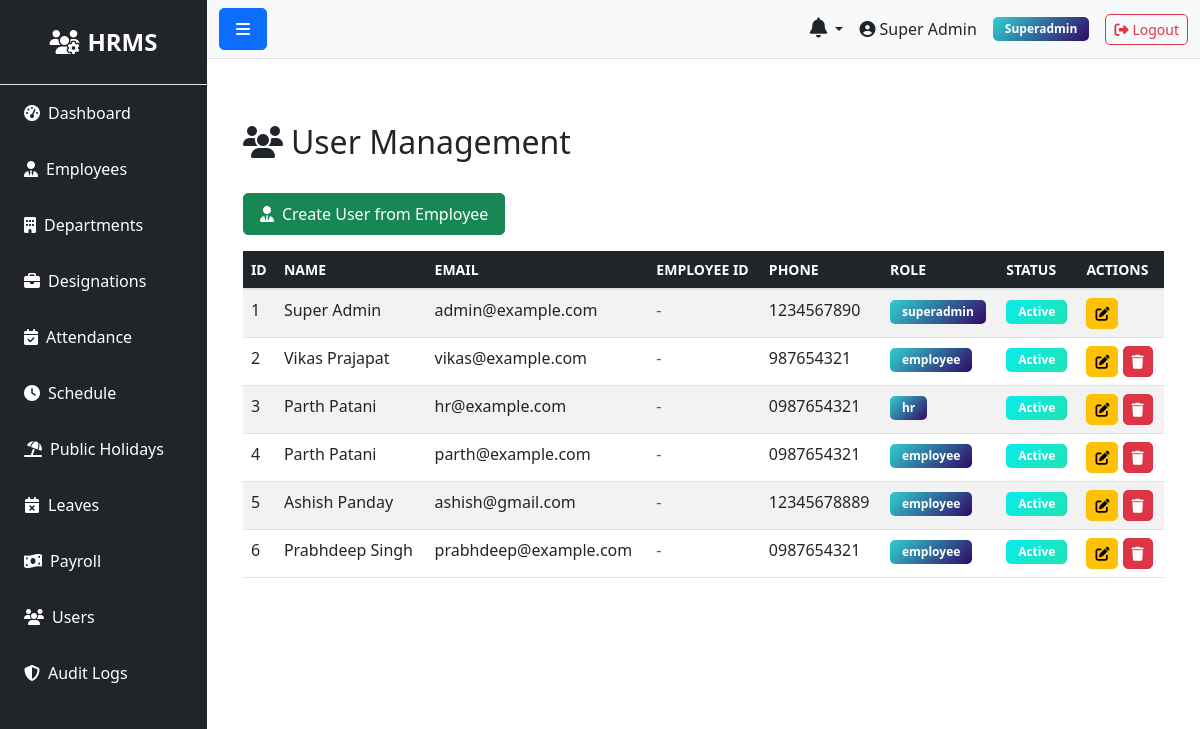
The app's page /user/ (signed in), older data.
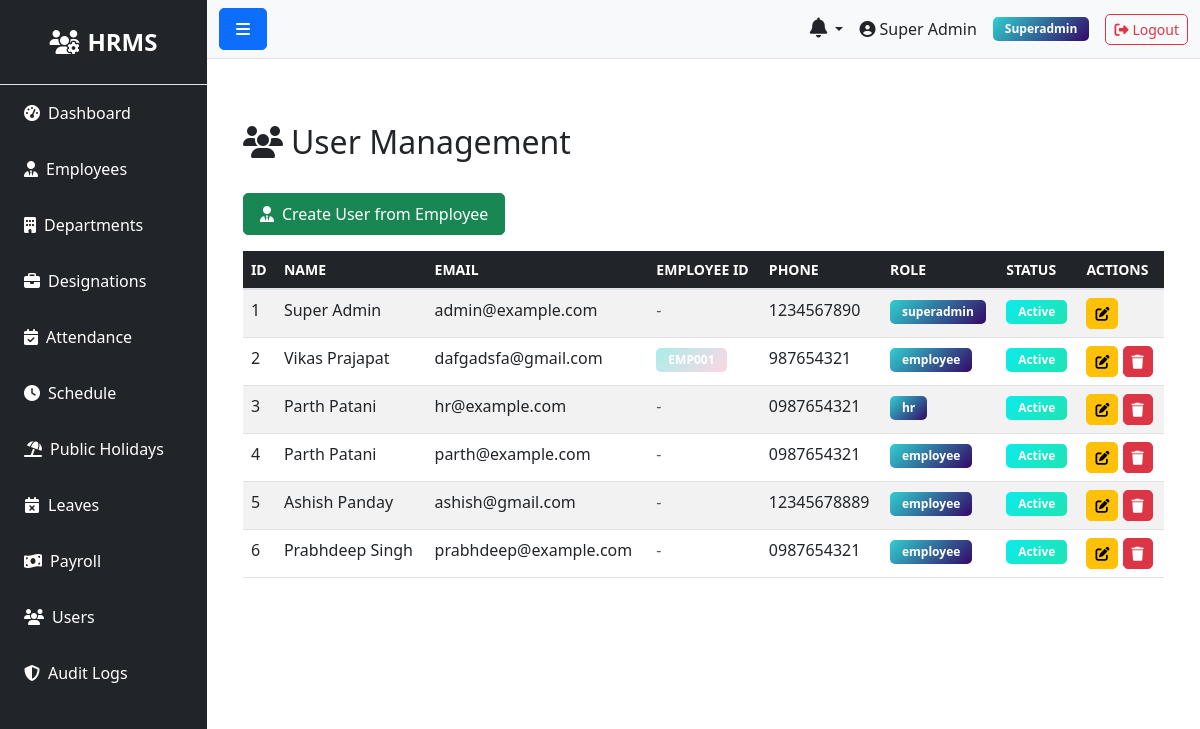
The same page, newer data.
### models.py (models this page shows, shortened)
class User(UserMixin, db.Model):
    __tablename__ = 'users'
    id = db.Column(db.Integer, primary_key=True)
    role_id = db.Column(db.Integer, db.ForeignKey('roles.id'), nullable=False)
    name = db.Column(db.String(100), nullable=False)
    email = db.Column(db.String(100), unique=True, nullable=False)
    phone = db.Column(db.String(20))
    status = db.Column(db.String(20), default='active')
    password = db.Column(db.String(255), nullable=False)
    remember_token = db.Column(db.String(100))
    email_verified_at = db.Column(db.DateTime)
    created_at = db.Column(db.DateTime, default=datetime.utcnow)
    updated_at = db.Column(db.DateTime, default=datetime.utcnow, onupdate=datetime.utcnow)

class Role(db.Model):
    __tablename__ = 'roles'
    id = db.Column(db.Integer, primary_key=True)
    name = db.Column(db.String(50), unique=True, nullable=False)
    description = db.Column(db.Text)
    created_at = db.Column(db.DateTime, default=datetime.utcnow)
    updated_at = db.Column(db.DateTime, default=datetime.utcnow, onupdate=datetime.utcnow)
    users = db.relationship('User', backref='role', lazy=True)

class Employee(db.Model):
    __tablename__ = 'employees'
    id = db.Column(db.Integer, primary_key=True)
    department_id = db.Column(db.Integer, db.ForeignKey('departments.id'))
    designation_id = db.Column(db.Integer, db.ForeignKey('designations.id'))
    schedule_id = db.Column(db.Integer, db.ForeignKey('schedules.id'))
    firstname = db.Column(db.String(100), nullable=False)
    lastname = db.Column(db.String(100), nullable=False)
    unique_id = db.Column(db.String(50), unique=True)
    email = db.Column(db.String(100), unique=True)
    phone = db.Column(db.String(20))
    address = db.Column(db.Text)
    dob = db.Column(db.Date)
    gender = db.Column(db.String(10))
    religion = db.Column(db.String(50))
    marital = db.Column(db.String(20))
    image = db.Column(db.String(255))  # Store image filename
    aadhar_file = db.Column(db.String(255))
    resume_file = db.Column(db.String(255))
    status = db.Column(db.String(20), default='active')
    created_at = db.Column(db.DateTime, default=datetime.utcnow)
    updated_at = db.Column(db.DateTime, default=datetime.utcnow, onupdate=datetime.utcnow)
    attendances = db.relationship('Attendance', backref='employee', lazy=True, cascade='all, delete-orphan')
    checks = db.relationship('Check', backref='employee', lazy=True, cascade='all, delete-orphan')
    salary = db.relationship('Salary', backref='employee', uselist=False, cascade='all, delete-orphan')
    leaves = db.relationship('Leave', backref='employee', lazy=True, cascade='all, delete-orphan')
    late_times = db.relationship('LateTime', backref='employee', lazy=True, cascade='all, delete-orphan')
    over_times = db.relationship('OverTime', backref='employee', lazy=True, cascade='all, delete-orphan')
    payrolls = db.relationship('Payroll', backref='employee', lazy=True, cascade='all, delete-orphan')
    documents = db.relationship('Document', backref='employee', lazy=True, cascade='all, delete-orphan')
    reviews = db.relationship('PerformanceReview', backref='employee', lazy=True, cascade='all, delete-orphan', foreign_keys='PerformanceReview.employee_id')

### routes/user.py (the view)
@bp.route('/')
@login_required
@superadmin_required
def index():
    if not current_user.is_authenticated or current_user.role.name != 'superadmin':
        flash('Access denied', 'danger')
        return redirect(url_for('auth.login'))
    users = User.query.all()
    user_employee_map = {}
    for user in users:
        if user.role.name == 'employee':
            emp = Employee.query.filter_by(email=user.email).first()
            if not emp and '@' in user.email:
                uid = user.email.split('@')[0]
                emp = Employee.query.filter_by(unique_id=uid).first()
            if emp:
                user_employee_map[user.id] = emp
    return render_template('admin/user/index.html', users=users, user_employee_map=user_employee_map)

### app.py (called while the page is built)
@login_manager.user_loader
def load_user(user_id):
    try:
        return db.session.get(User, int(user_id))
    except Exception as e:
        app.logger.error(f'Error loading user {user_id}: {str(e)}')
        return None

@app.context_processor
def inject_user():
    pending_leaves = 0
    unread_notifications_count = 0
    recent_notifications = []
    try:
        if current_user.is_authenticated:
            if getattr(current_user, 'role', None) and current_user.role.name in ['superadmin', 'hr']:
                from models import Leave
                pending_leaves = Leave.query.filter_by(status='pending').count()
            unread_notifications_count = Notification.query.filter_by(user_id=current_user.id, is_read=False).count()
            recent_notifications = Notification.query.filter_by(user_id=current_user.id).order_by(Notification.created_at.desc()).limit(5).all()
    except Exception:
        pass
    return dict(current_user=current_user, pending_leaves=pending_leaves, unread_notifications_count=unread_notifications_count, recent_notifications=recent_notifications)

### templates/admin/user/index.html (shortened to what this page needs)
{% extends "base.html" %}
{% block content %}
<div class="container-fluid mt-4">
  <div class="row mb-4">
    <div class="col-12">
      <h2><i class="fas fa-users me-2"></i>User Management</h2>
    </div>
  </div>
  <div class="row">
    <div class="col-12">
      {% if current_user.role.name == 'superadmin' %}
      <a href="{{ url_for('user.create_from_employee') }}" class="btn btn-success mb-3">
        <i class="fas fa-user-tie me-2"></i>Create User from Employee
      </a>
      {% endif %}
      {% if users %}
      <div class="table-responsive">
        <table class="table table-striped table-hover">
          <thead class="table-dark">
            <tr>
              <th>ID</th>
              <th>Name</th>
              <th>Email</th>
              <th>Employee ID</th>
              <th>Phone</th>
              <th>Role</th>
              <th>Status</th>
              <th>Actions</th>
            </tr>
          </thead>
          <tbody>
            {% for user in users %}
            <tr>
              <td>{{ user.id }}</td>
              <td>{{ user.name }}</td>
              <td>{{ user.email }}</td>
              <td>
                {% if user_employee_map.get(user.id) %}
                  <span class="badge bg-secondary">{{ user_employee_map[user.id].unique_id }}</span>
                {% else %}
                  <span class="text-muted">-</span>
                {% endif %}
              </td>
              <td>{{ user.phone or '-' }}</td>
              <td>
                <span class="badge bg-info">{{ user.role.name }}</span>
              </td>
              <td>
                {% if user.status == 'active' %}
                  <span class="badge bg-success">Active</span>
                {% else %}
                  <span class="badge bg-danger">Inactive</span>
                {% endif %}
              </td>
              <td>
                {% if current_user.role.name == 'superadmin' %}
                <a href="{{ url_for('user.edit', id=user.id) }}" class="btn btn-sm btn-warning" title="Edit">
                  <i class="fas fa-edit"></i>
                </a>
                {% if current_user.role.name == 'superadmin' and current_user.id != user.id and user.role.name != 'superadmin' %}
                <form method="POST" action="{{ url_for('admin.delete_user', id=user.id) }}" style="display:inline;" onsubmit="return confirm('Are you sure you want to delete this user? This action cannot be undone.');">
                  <button type="submit" class="btn btn-sm btn-danger" title="Delete">
                    <i class="fas fa-trash"></i>
                  </button>
                </form>
                {% endif %}
                {% else %}
                <span class="text-muted">-</span>
                {% endif %}
              </td>
            </tr>
            {% endfor %}
          </tbody>
        </table>
      </div>
      {% else %}
      <div class="alert alert-info">
        <i class="fas fa-info-circle me-2"></i>No users found.
      </div>
      {% endif %}
    </div>
  </div>
</div>
{% endblock %}

Row changes from the older to the newer data that the page shows:
changed User "Vikas Prajapat": email "vikas@example.com" → "dafgadsfa@gmail.com"; no longer shows "-"
now on this page (row unchanged): Employee: unique "EMP001"
